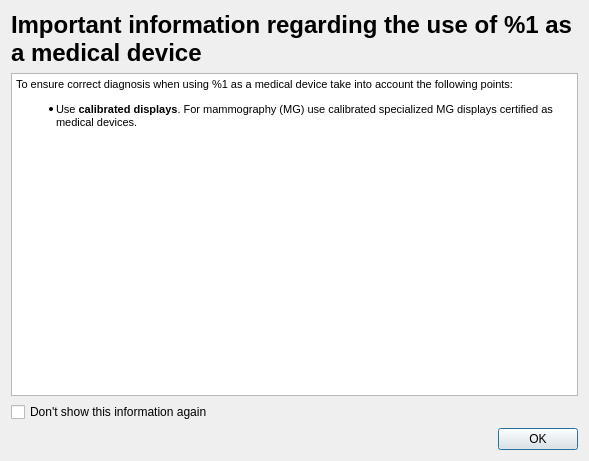
<?xml version="1.0" encoding="UTF-8"?>
<ui version="4.0">
 <class>QMedicalDeviceInformationDialogBase</class>
 <widget class="QDialog" name="QMedicalDeviceInformationDialogBase">
  <property name="geometry">
   <rect>
    <x>0</x>
    <y>0</y>
    <width>589</width>
    <height>461</height>
   </rect>
  </property>
  <property name="windowTitle">
   <string>%1 as a medical device</string>
  </property>
  <layout class="QVBoxLayout" name="verticalLayout">
   <item>
    <widget class="QLabel" name="m_titleLabel">
     <property name="text">
      <string>&lt;h1&gt;Important information regarding the use of %1 as a medical device&lt;/h1&gt;</string>
     </property>
     <property name="wordWrap">
      <bool>true</bool>
     </property>
    </widget>
   </item>
   <item>
    <widget class="QTextBrowser" name="m_textBrowser">
     <property name="html">
      <string>&lt;!DOCTYPE HTML PUBLIC &quot;-//W3C//DTD HTML 4.0//EN&quot; &quot;http://www.w3.org/TR/REC-html40/strict.dtd&quot;&gt;
&lt;html&gt;&lt;head&gt;&lt;meta name=&quot;qrichtext&quot; content=&quot;1&quot; /&gt;&lt;style type=&quot;text/css&quot;&gt;
p, li { white-space: pre-wrap; }
&lt;/style&gt;&lt;/head&gt;&lt;body style=&quot; font-family:'Cantarell'; font-size:10pt; font-weight:400; font-style:normal;&quot;&gt;
&lt;p style=&quot; margin-top:12px; margin-bottom:12px; margin-left:0px; margin-right:0px; -qt-block-indent:0; text-indent:0px;&quot;&gt;&lt;span style=&quot; font-family:'MS Shell Dlg 2'; font-size:8pt;&quot;&gt;To ensure correct diagnosis when using %1 as a medical device take into account the following points:&lt;/span&gt;&lt;/p&gt;
&lt;ul style=&quot;margin-top: 0px; margin-bottom: 0px; margin-left: 0px; margin-right: 0px; -qt-list-indent: 1;&quot;&gt;&lt;li style=&quot; font-family:'MS Shell Dlg 2'; font-size:8pt;&quot; style=&quot; margin-top:12px; margin-bottom:12px; margin-left:0px; margin-right:0px; -qt-block-indent:0; text-indent:0px;&quot;&gt;Use &lt;span style=&quot; font-weight:600;&quot;&gt;calibrated displays&lt;/span&gt;. For mammography (MG) use calibrated specialized MG displays certified as medical devices.&lt;/li&gt;&lt;/ul&gt;&lt;/body&gt;&lt;/html&gt;</string>
     </property>
    </widget>
   </item>
   <item>
    <widget class="QCheckBox" name="m_dontShowAgainCheckBox">
     <property name="text">
      <string>Don't show this information again</string>
     </property>
    </widget>
   </item>
   <item>
    <widget class="QDialogButtonBox" name="buttonBox">
     <property name="orientation">
      <enum>Qt::Horizontal</enum>
     </property>
     <property name="standardButtons">
      <set>QDialogButtonBox::Ok</set>
     </property>
    </widget>
   </item>
  </layout>
 </widget>
 <resources/>
 <connections>
  <connection>
   <sender>buttonBox</sender>
   <signal>accepted()</signal>
   <receiver>QMedicalDeviceInformationDialogBase</receiver>
   <slot>accept()</slot>
   <hints>
    <hint type="sourcelabel">
     <x>248</x>
     <y>254</y>
    </hint>
    <hint type="destinationlabel">
     <x>157</x>
     <y>274</y>
    </hint>
   </hints>
  </connection>
  <connection>
   <sender>buttonBox</sender>
   <signal>rejected()</signal>
   <receiver>QMedicalDeviceInformationDialogBase</receiver>
   <slot>reject()</slot>
   <hints>
    <hint type="sourcelabel">
     <x>316</x>
     <y>260</y>
    </hint>
    <hint type="destinationlabel">
     <x>286</x>
     <y>274</y>
    </hint>
   </hints>
  </connection>
 </connections>
</ui>
